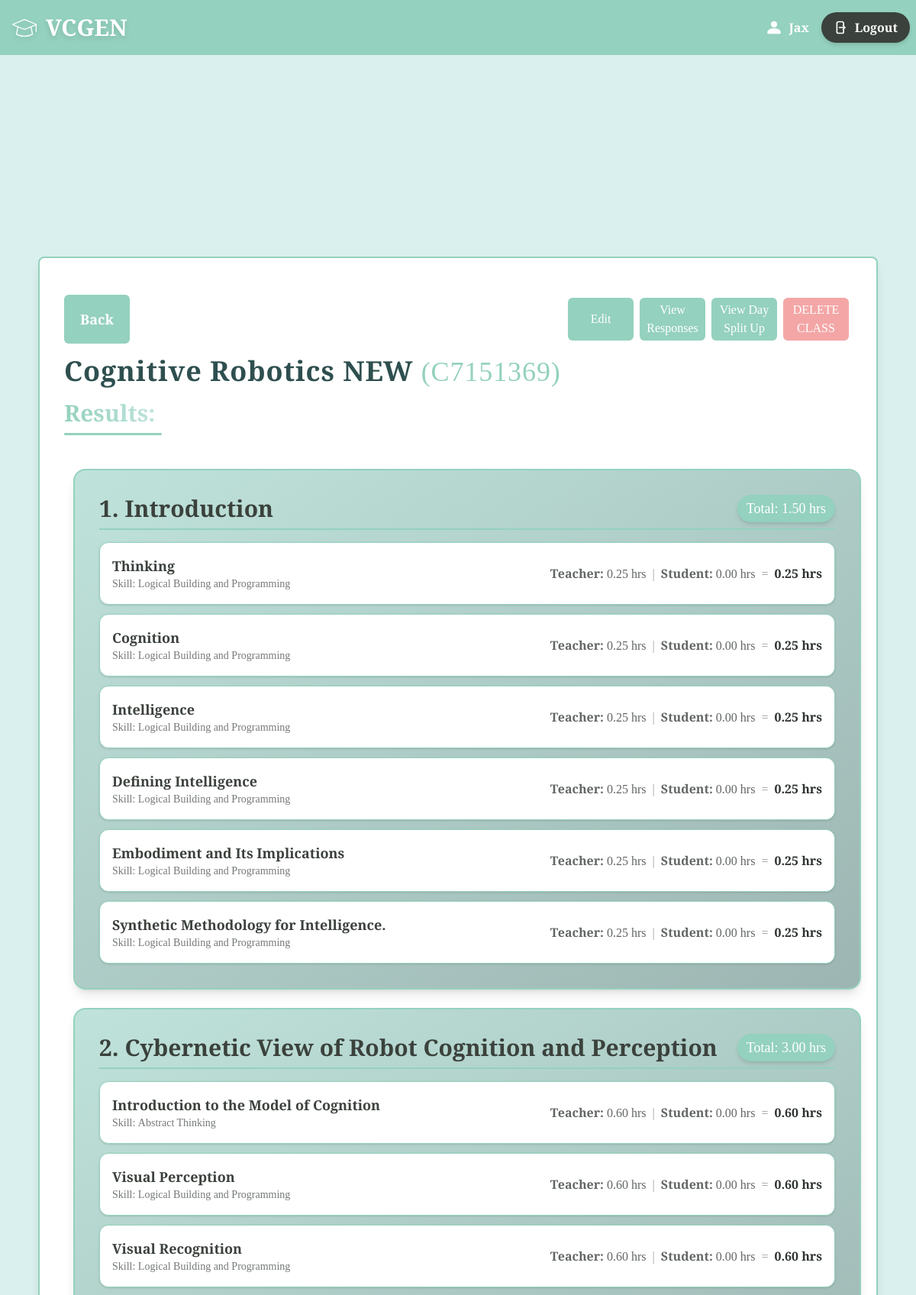
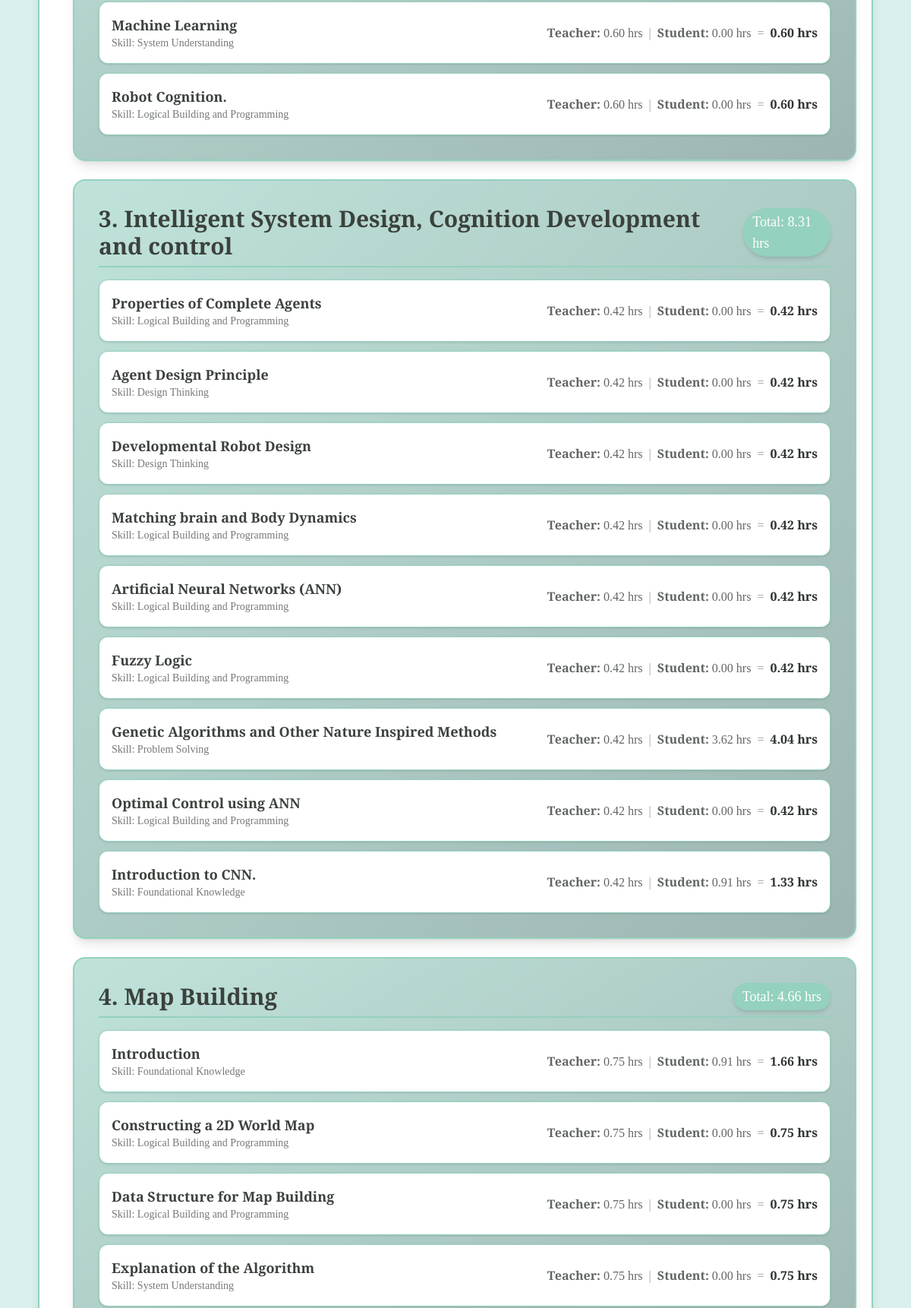
Page /results/C7151369 (signed in, upper part) on the committed database (2 pictures, top to bottom).
### main/models.py (models this page shows, shortened)
class Teacher(models.Model):
    teacher_id=models.CharField(max_length=8,primary_key=True)
    name=models.CharField(max_length=20)
    email=models.EmailField(null=False)
    password=models.CharField(null=False,max_length=128)

class Course(models.Model):
    course_id=models.CharField(max_length=8,primary_key=True)
    teacher=models.ForeignKey(Teacher,on_delete=models.CASCADE)
    name=models.CharField(max_length=20)
    hours=models.IntegerField()
    split=models.DecimalField(decimal_places=3,max_digits=10)

class Module(models.Model):
    module_id=models.CharField(max_length=8,primary_key=True)
    course=models.ForeignKey(Course,on_delete=models.CASCADE)
    hours=models.IntegerField()
    name=models.CharField(max_length=100)

class Topics(models.Model):
    topic_id=models.CharField(max_length=8,primary_key=True)
    module=models.ForeignKey(Module,on_delete=models.CASCADE)
    content=models.CharField(max_length=100)
    mapped_skill=models.CharField(max_length=100)
    teacherweight=models.DecimalField(decimal_places=3,max_digits=10)
    studentweight=models.DecimalField(decimal_places=3,max_digits=10)

### main/views.py (the view)
# urls.py: path("results/<str:class_id>",views.results,name="results"),
def results(request,class_id):
    context={}
    if 'user' not in request.session:
        return redirect('login')
    else:
        context['name']=Teacher.objects.filter(teacher_id=request.session['user'])[0].name
    ourclass=Course.objects.filter(course_id=class_id)
    if len(ourclass)<1:
        return redirect('classes')
    else:
        ourclass=ourclass[0]
        data={}
        modules=Module.objects.filter(course=ourclass)
        class cusModule:
            def __init__(self,mod):
                self.mod=mod
                self.topicslist=[]
                self.modtime=0
            def addtopic(self,topic):
                self.topicslist.append(topic)
                self.modtime+=topic.time
        class cusTopic:
            def __init__(self,topic,teachertime,studenttime):
                self.topic=topic
                self.teachertime=teachertime
                self.studenttime=studenttime
                self.time=teachertime+studenttime
        ourmods=[]
        for mod in modules:
            newmod=cusModule(mod)
            for topic in Topics.objects.filter(module=mod):
                teachertime=round(topic.teacherweight*mod.hours*ourclass.split,2)
                studenttime=round(topic.studentweight*ourclass.hours*(100-(ourclass.split*100))/100,2)
                newtopic=cusTopic(topic,teachertime,studenttime)
                newmod.addtopic(newtopic)
            ourmods.append(newmod)
        context['cid']=class_id
        context['cname']=ourclass.name
        context['modules']= ourmods#modules
    return render(request,"main/results.html",context=context)

### main/templates/main/results.html (shortened to what this page needs)
{% extends "base.html" %}
{% block body %}
<div class="flex flex-col  items-center justify-center min-h-screen bg-[#daf0ee]">
    <div class="w-11/12 bg-white m-2 p-8 rounded-lg shadow-lg border-2 border-[#94d1be] flex flex-col">
        <div class="flex w-full flex-row justify-between py-4 h-1/6">
            <div class="w-1/2 flex">
                <button onclick="location.href = '/classes';" class="w-1/6 bg-[#94d1be] font-bold text-white text-lg p-3 rounded-md hover:bg-[#9db5b2] transition duration-300 hover:cursor-pointer">Back</button>
            </div>
            <div class="w-1/2 flex justify-end">
                <button onclick="location.href = '/settings/{{cid}}';" class="w-1/6 bg-[#94d1be] text-white p-3 rounded-md hover:bg-[#9db5b2] transition duration-300 hover:cursor-pointer m-1">Edit</button>
                <button onclick="location.href = '/responses/{{cid}}';"class="w-1/6 bg-[#94d1be] text-white p-1 rounded-md hover:bg-[#9db5b2] transition duration-300 hover:cursor-pointer m-1">View Responses</button>
                <button onclick="location.href = '/dayplan/{{cid}}';" class="w-1/6 bg-[#94d1be] text-white p-1 rounded-md hover:bg-[#9db5b2] transition duration-300 hover:cursor-pointer m-1">View Day Split Up</button>
                <button onclick="location.href = '/deleteclass/{{cid}}';" class="w-1/6 bg-[#F4A6A6] text-white p-1 rounded-md hover:bg-[#9db5b2] transition duration-300 hover:cursor-pointer m-1">DELETE CLASS</button>
            </div>
        </div>
        <h2 class="text-left text-3xl md:text-4xl font-bold cusfont text-[#2f4f4f] mb-4 tracking-wide">
            {{ cname }}
            <span class="text-[#94d1be] font-medium">({{ cid }})</span>
        </h2>
        <h3 class="text-left text-2xl md:text-3xl font-semibold cusfont text-[#3b413c] mb-8 relative">
            <span class="bg-gradient-to-r from-[#94d1be] to-[#bfe3db] bg-clip-text text-transparent">
            </span>
            <div class="h-[3px] w-32 mt-2 bg-[#94d1be] rounded-full"></div>
        </h3>
        {% for mod in modules %}
        <div class="w-full p-6 md:p-8 rounded-2xl shadow-lg border-2 border-[#94d1be] bg-gradient-to-br from-[#bfe3db] to-[#9db5b2] text-[#3b413c] m-3 transition-all duration-300 hover:shadow-xl hover:scale-[1.01]">
            <div class="flex justify-between items-center border-b-2 border-[#94d1be] pb-2 mb-4">
                <h1 class="text-2xl md:text-3xl font-semibold cusfont">
                    {{ forloop.counter }}. {{ mod.mod.name }}
                </h1>
                <span class="text-lg font-medium bg-[#94d1be] text-white px-3 py-1 rounded-full shadow-md">
                    Total: {{ mod.modtime }} hrs
                </span>
            </div>
            <ul class="space-y-3">
                {% for topic in mod.topicslist %}
                <li class="p-4 bg-white rounded-xl shadow-sm border border-[#94d1be] hover:bg-[#f3faf9] transition-all duration-300">
                    <div class="flex flex-col md:flex-row justify-between md:items-center">
                        <div class="flex-1">
                            <p class="font-semibold text-lg">{{ topic.topic.content }}</p>
                            <p class="text-sm text-[#3b413c]/70">Skill:
                                <span class="font-medium">{{ topic.topic.mapped_skill }}</span>
                            </p>
                        </div>
                        <div class="mt-2 md:mt-0 text-sm md:text-base text-[#3b413c]/80">
                            <span class="font-semibold">Teacher:</span> {{ topic.teachertime }} hrs
                            <span class="mx-1 text-[#3b413c]/50">|</span>
                            <span class="font-semibold">Student:</span> {{ topic.studenttime }} hrs
                            <span class="mx-1 text-[#3b413c]/50">=</span>
                            <span class="font-bold text-[#2e3430]">{{ topic.time }} hrs</span>
                        </div>
                    </div>
                </li>
                {% endfor %}
            </ul>
        </div>
        {% endfor %}
    </div>
</div>
{% endblock %}

### main/templates/main/base.html (shortened to what this page needs)
<html>
    <head>
        {%load static%}
        <script src="https://cdn.jsdelivr.net/npm/@tailwindcss/browser@4"></script>
    </head>
    <body class="bg-[#daf0ee] text-[#3b413c] cusfont flex flex-col">
        <header class="bg-[#94d1be] text-white text-l font-bold py-4 text-center w-full flex flex-row justify-between">
            <div class="flex items-center space-x-3 hover:scale-105 transition-all duration-300 ease-in-out drop-shadow-md ml-4 hover:cursor-pointer" onclick="location.href='/'">
                {% load static %}
                <img src="{% static 'main/education-svg.svg' %}" class="h-8" alt="logo"/>
                <h1
                    class="text-3xl">
                    VCGEN
                </h1>
            </div>
            {% if name %}
            <div class="flex flex-row items-center">
                {%load static%}
                <img src="{% static 'main/person-svg.svg' %}" class="h-6" alt="profile picture"/>
                <h1 class="m-2">{{name}}  </h1>
                <button onclick="location.href='/';"
                    class="mx-2 flex items-center gap-2 px-4 py-2 bg-[#3b413c] text-white font-semibold rounded-full shadow-md
                        hover:bg-[#2e3430] hover:scale-105 transition-all duration-300 ease-in-out hover:cursor-pointer">
                    Logout
                </button>
            </div>
            {% else %}
            <h1 onclick="location.href = '/';" class="px-1"></h1>
            {% endif %}
        </header>
        {% block body %}
        {% endblock %}
    </body>
</html>

### main/templates/main/base.html (style rules this page uses)
.cusfont { font-family: "Playfair Display", serif; font-optical-sizing: auto; }

### rows in the picture
Teacher: name "Jax"
Course: name "Cognitive Robotics NEW"
Module: mod.name "Introduction"
Topics: topic.content "Thinking", topic.mapped_skill "Logical Building and Programming"
Topics: topic.content "Cognition", topic.mapped_skill "Logical Building and Programming"
Topics: topic.content "Intelligence", topic.mapped_skill "Logical Building and Programming"
Topics: topic.content "Defining Intelligence", topic.mapped_skill "Logical Building and Programming"
Topics: topic.content "Embodiment and Its Implications", topic.mapped_skill "Logical Building and Programming"
Topics: topic.content "Synthetic Methodology for Intelligence.", topic.mapped_skill "Logical Building and Programming"
Module: mod.name "Cybernetic View of Robot Cognition and Perception"
Topics: topic.content "Introduction to the Model of Cognition", topic.mapped_skill "Abstract Thinking"
Topics: topic.content "Visual Perception", topic.mapped_skill "Logical Building and Programming"
Topics: topic.content "Visual Recognition", topic.mapped_skill "Logical Building and Programming"
Topics: topic.content "Machine Learning", topic.mapped_skill "System Understanding"
Topics: topic.content "Robot Cognition.", topic.mapped_skill "Logical Building and Programming"
Module: mod.name "Intelligent System Design, Cognition Development and control"
Topics: topic.content "Properties of Complete Agents", topic.mapped_skill "Logical Building and Programming"
Topics: topic.content "Agent Design Principle", topic.mapped_skill "Design Thinking"
Topics: topic.content "Developmental Robot Design", topic.mapped_skill "Design Thinking"
Topics: topic.content "Matching brain and Body Dynamics", topic.mapped_skill "Logical Building and Programming"
Topics: topic.content "Artificial Neural Networks (ANN)", topic.mapped_skill "Logical Building and Programming"
Topics: topic.content "Fuzzy Logic", topic.mapped_skill "Logical Building and Programming"
Topics: topic.content "Genetic Algorithms and Other Nature Inspired Methods", topic.mapped_skill "Problem Solving"
Topics: topic.content "Optimal Control using ANN", topic.mapped_skill "Logical Building and Programming"
Topics: topic.content "Introduction to CNN.", topic.mapped_skill "Foundational Knowledge"
Module: mod.name "Map Building"
Topics: topic.content "Introduction", topic.mapped_skill "Foundational Knowledge"
Topics: topic.content "Constructing a 2D World Map", topic.mapped_skill "Logical Building and Programming"
Topics: topic.content "Data Structure for Map Building", topic.mapped_skill "Logical Building and Programming"
Topics: topic.content "Explanation of the Algorithm", topic.mapped_skill "System Understanding"

### other values in the picture
{{ cid }} "C7151369"
{{ mod.modtime }} "1.50" "3.00" "8.31" "4.66"
{{ topic.teachertime }} "0.25" "0.25" "0.25" "0.25" "0.25" "0.25" "0.60" "0.60" "0.60" "0.60" "0.60" "0.42" "0.42" "0.42" "0.42" "0.42" "0.42" "0.42" "0.42" "0.42" "0.75" "0.75" "0.75" "0.75"
{{ topic.studenttime }} "0.00" "0.00" "0.00" "0.00" "0.00" "0.00" "0.00" "0.00" "0.00" "0.00" "0.00" "0.00" "0.00" "0.00" "0.00" "0.00" "0.00" "3.62" "0.00" "0.91" "0.91" "0.00" "0.00" "0.00"
{{ topic.time }} "0.25" "0.25" "0.25" "0.25" "0.25" "0.25" "0.60" "0.60" "0.60" "0.60" "0.60" "0.42" "0.42" "0.42" "0.42" "0.42" "0.42" "4.04" "0.42" "1.33" "1.66" "0.75" "0.75" "0.75"
